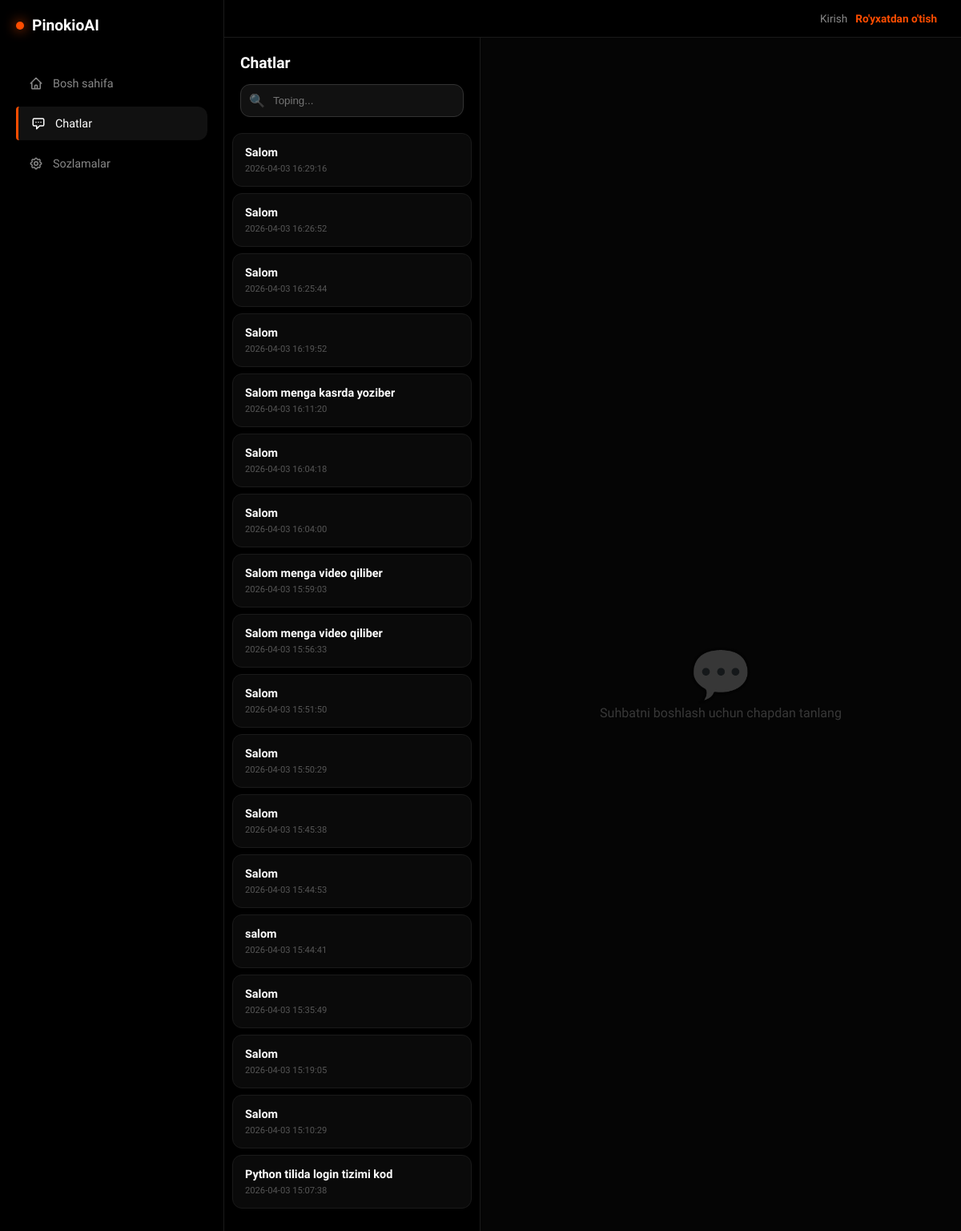
Page /chat (signed in) on the committed database.
### tables this page shows
CREATE TABLE chats (
            id INTEGER PRIMARY KEY AUTOINCREMENT,
            user_id INTEGER NOT NULL REFERENCES users(id) ON DELETE CASCADE,
            title TEXT NOT NULL DEFAULT 'Yangi suhbat',
            created TIMESTAMP DEFAULT CURRENT_TIMESTAMP
        );

### app.py (the view)
@app.route('/chat')
def chat_list():
    if 'user_id' not in session:
        return redirect(url_for('login'))
    chats = database.get_user_chats(session['user_id'])
    return render_template('chat.html', chats=chats if chats else [])

### database.py (called while the page is built)
def get_conn():
    conn = sqlite3.connect(DB_PATH)
    conn.row_factory = sqlite3.Row
    return conn

def get_user_chats(user_id):
    conn = get_conn()
    chats = conn.execute('''
        SELECT id, title, created
        FROM chats
        WHERE user_id = ?
        ORDER BY created DESC
    ''', (user_id,)).fetchall()
    conn.close()
    return [dict(chat) for chat in chats]

### templates/chat.html (shortened to what this page needs)
{% extends 'base.html' %}
{% block content %}
<div style="display: flex; height: 100vh; background: #000; margin: -30px;">
    <div style="width: 320px; border-right: 1px solid #1a1a1a; display: flex; flex-direction: column;">
        <div style="padding: 20px;">
            <h3 style="font-size: 1.2rem; margin-bottom: 15px;">Chatlar</h3>
            <div style="background: #111; border: 1px solid #333; border-radius: 12px; padding: 10px; display: flex; align-items: center;">
                <span style="opacity: 0.5; margin-right: 10px;">🔍</span>
                <input type="text" placeholder="Toping..." id="chatSearch"
                       oninput="filterChats()"
                       style="background: transparent; border: none; color: white; outline: none; width: 100%;">
            </div>
        </div>
        <div id="chatsContainer" style="flex: 1; overflow-y: auto; padding: 0 10px;">
            {% if chats and chats|length > 0 %}
                {% for chat in chats %}
                <div class="chat-item-v" data-title="{{ chat.title|lower if chat.title else 'yangi chat' }}"
                     onclick="location.href='/dashboard?chat_id={{ chat.id }}'"
                     style="padding: 15px; border-radius: 12px; cursor: pointer; margin-bottom: 8px; background: #0a0a0a; border: 1px solid #1a1a1a; transition: 0.3s;">
                    <div style="font-weight: 600; font-size: 0.9rem; color: #fff;">
                        {{ chat.title if chat.title else "Yangi suhbat" }}
                    </div>
                    <div style="font-size: 0.7rem; color: #555; margin-top: 5px;">
                        {{ chat.created if chat.created else "Hozir" }}
                    </div>
                </div>
                {% endfor %}
            {% endif %}
        </div>
    </div>
    <div style="flex: 1; display: flex; flex-direction: column; background: #050505;">
        {% if history %}
            <div id="messagesArea" style="flex: 1; overflow-y: auto; padding: 40px;">
                {% for msg in history %}
                    <div style="margin-bottom: 20px; text-align: {{ 'right' if msg.role == 'user' else 'left' }};">
                        <span style="background: {{ '#ff4d00' if msg.role == 'user' else '#1a1a1a' }}; padding: 12px 18px; border-radius: 18px; display: inline-block; max-width: 75%; color: white; line-height: 1.5;">
                            {{ msg.content }}
                        </span>
                    </div>
                {% endfor %}
            </div>
        {% else %}
            <div style="flex: 1; display: flex; flex-direction: column; align-items: center; justify-content: center; opacity: 0.2;">
                <div style="font-size: 4rem;">💬</div>
                <p>Suhbatni boshlash uchun chapdan tanlang</p>
            </div>
        {% endif %}
    </div>
</div>
{% endblock %}

### templates/base.html (shortened to what this page needs)
<!DOCTYPE html>
<html lang="uz">
<head>
</head>
<body>
    <aside class="sidebar">
        <a href="/" class="logo"><div class="logo-dot"></div> PinokioAI</a>
        <nav class="nav-menu">
            <a href="/dashboard" class="nav-item {% if request.path == '/dashboard' %}active{% endif %}">
                <svg fill="none" stroke="currentColor" viewBox="0 0 24 24"><path stroke-linecap="round" stroke-linejoin="round" stroke-width="2" d="M3 12l2-2m0 0l7-7 7 7M5 10v10a1 1 0 001 1h3m10-11l2 2m-2-2v10a1 1 0 01-1 1h-3m-6 0a1 1 0 001-1v-4a1 1 0 011-1h2a1 1 0 011 1v4a1 1 0 001 1m-6 0h6"></path></svg>
                Bosh sahifa
            </a>
            <a href="/chat" class="nav-item {% if request.path == '/chat' %}active{% endif %}">
                <svg fill="none" stroke="currentColor" viewBox="0 0 24 24"><path stroke-linecap="round" stroke-linejoin="round" stroke-width="2" d="M8 10h.01M12 10h.01M16 10h.01M9 16H5a2 2 0 01-2-2V6a2 2 0 012-2h14a2 2 0 012 2v8a2 2 0 01-2 2h-5l-5 5v-5z"></path></svg>
                Chatlar
            </a>
            <a href="/settings" class="nav-item {% if request.path == '/settings' %}active{% endif %}">
                Sozlamalar
            </a>
        </nav>
    </aside>
    <div class="main-container">
        <header class="top-header">
            {% if user %}
            <div class="user-pill">
                {{ user.username }}
                <div class="avatar-circle">{{ user.username[0].upper() }}</div>
            </div>
            {% else %}
            <div style="display: flex; gap: 10px;">
                <a href="/login" style="color: var(--text-gray); text-decoration: none; font-size: 0.85rem;">Kirish</a>
                <a href="/register" style="color: var(--fire); text-decoration: none; font-size: 0.85rem; font-weight: bold;">Ro'yxatdan o'tish</a>
            </div>
            {% endif %}
        </header>
        <div class="content-area">
            {% block content %}{% endblock %}
        </div>
    </div>
</body>
</html>

### templates/base.html (style rules this page uses)
:root { --bg: #000; --panel: #0a0a0a; --fire: #ff4d00; --border: #1a1a1a; --text-gray: #888; --text-white: #fff; }
* { margin: 0; padding: 0; box-sizing: border-box; }
body { font-family: 'Sora', sans-serif; background: var(--bg); color: var(--text-white); height: 100vh; display: flex; overflow: hidden; }
.sidebar { width: 280px; border-right: 1px solid var(--border); display: flex; flex-direction: column; padding: 20px; background: var(--bg); }
.logo { font-size: 1.2rem; font-weight: 700; margin-bottom: 40px; display: flex; align-items: center; gap: 10px; color: var(--text-white); text-decoration: none; }
.logo-dot { width: 10px; height: 10px; background: var(--fire); border-radius: 50%; box-shadow: 0 0 15px var(--fire); }
.nav-menu { flex: 1; display: flex; flex-direction: column; gap: 8px; }
.nav-item { display: flex; align-items: center; gap: 12px; padding: 12px 16px; color: var(--text-gray); text-decoration: none; border-radius: 12px; transition: 0.3s; font-size: 0.9rem; }
.nav-item:hover, .nav-item.active { background: #111; color: var(--text-white); }
.nav-item.active { border-left: 3px solid var(--fire); border-radius: 4px 12px 12px 4px; }
.nav-item svg { width: 18px; height: 18px; }
.main-container { flex: 1; display: flex; flex-direction: column; overflow: hidden; }
.top-header { padding: 15px 30px; display: flex; justify-content: flex-end; border-bottom: 1px solid var(--border); background: var(--bg); }
.content-area { flex: 1; overflow-y: auto; padding: 30px; position: relative; }

### rows in the picture
chats: title "Salom", created "2026-04-03 16:29:16"
chats: title "Salom", created "2026-04-03 16:26:52"
chats: title "Salom", created "2026-04-03 16:25:44"
chats: title "Salom", created "2026-04-03 16:19:52"
chats: title "Salom menga kasrda yoziber", created "2026-04-03 16:11:20"
chats: title "Salom", created "2026-04-03 16:04:18"
chats: title "Salom", created "2026-04-03 16:04:00"
chats: title "Salom menga video qiliber", created "2026-04-03 15:59:03"
chats: title "Salom menga video qiliber", created "2026-04-03 15:56:33"
chats: title "Salom", created "2026-04-03 15:51:50"
chats: title "Salom", created "2026-04-03 15:50:29"
chats: title "Salom", created "2026-04-03 15:45:38"
chats: title "Salom", created "2026-04-03 15:44:53"
chats: title "salom", created "2026-04-03 15:44:41"
chats: title "Salom", created "2026-04-03 15:35:49"
chats: title "Salom", created "2026-04-03 15:19:05"
chats: title "Salom", created "2026-04-03 15:10:29"
chats: title "Python tilida login tizimi kod", created "2026-04-03 15:07:38"
